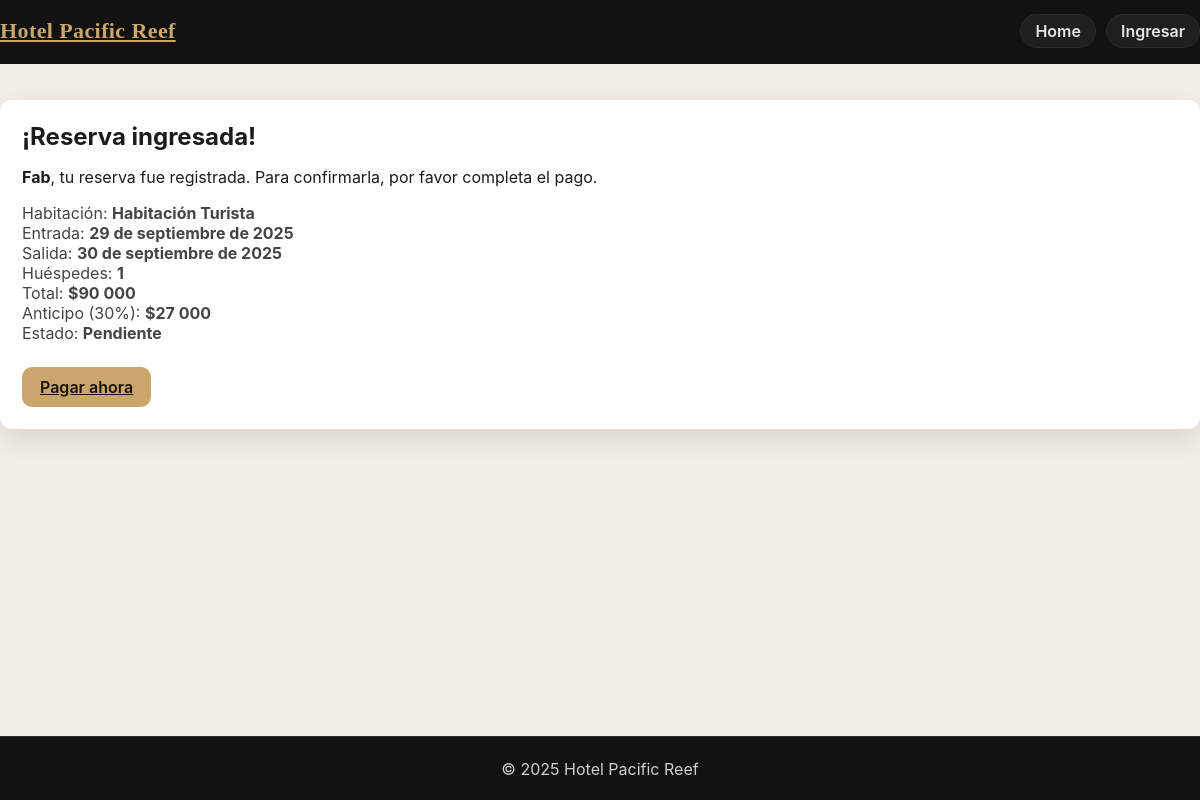
The page /confirmacion/1/ on the database its author committed.
### hotel/models.py (models this page shows, shortened)
class Reservation(models.Model):
    room = models.ForeignKey(Room, on_delete=models.PROTECT)
    check_in = models.DateField()
    check_out = models.DateField()
    guests = models.PositiveIntegerField(default=1)
    holder_name = models.CharField(max_length=120)
    holder_email = models.EmailField()
    total_amount = models.DecimalField(max_digits=12, decimal_places=0)
    created_at = models.DateTimeField(default=timezone.now)
    PAYMENT_STATUS = [
        ("pending", "Pendiente"),
        ("paid", "Pagado"),
        ("cancelled", "Cancelada"),
    ]
    payment_status = models.CharField(
        max_length=10, choices=PAYMENT_STATUS, default="pending"
    )
    @property
    def deposit_30(self):
        return (Decimal('0.30') * self.total_amount).quantize(Decimal('1'))

class Room(models.Model):
    name = models.CharField(max_length=120)
    category = models.CharField(max_length=80, blank=True)
    capacity = models.PositiveIntegerField(default=2)
    price_per_night = models.DecimalField(max_digits=10, decimal_places=0)  # CLP
    description = models.TextField(blank=True)
    is_active = models.BooleanField(default=True)

### hotel/views.py (the view)
# urls.py: path('confirmacion/<int:res_id>/', views.confirmation, name='confirmation'),
def confirmation(request, res_id):
    res = get_object_or_404(Reservation, pk=res_id)
    return render(request, "hotel/confirm.html", {"res": res})

### templates/hotel/confirm.html (shortened to what this page needs)
{% extends "base.html" %}
{% load humanize %}
{% block content %}
<div class="container" style="padding:36px 0">
  <div class="card" style="background:#fff;padding:22px;border-radius:12px;box-shadow:0 10px 30px rgba(0,0,0,.12)">
    {% if res.payment_status == "paid" %}
      <h2>¡Pago realizado con éxito!</h2>
      <p>Tu reserva quedó <b>confirmada</b>. Te esperamos 👋</p>
    {% else %}
      <h2>¡Reserva ingresada!</h2>
      <p>
        <b>{{ res.holder_name }}</b>, tu reserva fue registrada.
        Para confirmarla, por favor completa el pago.
      </p>
    {% endif %}
    <ul style="list-style:none;padding:0;margin:12px 0;color:#444">
      <li>Habitación: <b>{{ res.room.name }}</b></li>
      <li>Entrada: <b>{{ res.check_in }}</b></li>
      <li>Salida: <b>{{ res.check_out }}</b></li>
      <li>Huéspedes: <b>{{ res.guests }}</b></li>
      <li>Total: <b>${{ res.total_amount|intcomma }}</b></li>
      <li>Anticipo (30%): <b>${{ res.deposit_30|intcomma }}</b></li>
      <li>Estado: <b>{{ res.get_payment_status_display }}</b></li>
    </ul>
    {% if res.payment_status == "pending" %}
      <a class="btn btn--primary" href="{% url 'payment' res.id %}" style="margin-top:12px">Pagar ahora</a>
    {% else %}
      <a class="btn btn--ghost" href="{% url 'home' %}" style="margin-top:12px">Volver al inicio</a>
    {% endif %}
  </div>
</div>
{% endblock %}

### static/css/styles.css (style rules this page uses)
:root { --bg:#f3efe8; --ink:#1b1b1b; --muted:#6d6d6d; --brand:#c9a66b; --brand-ink:#1a1206; --panel:rgba(255,255,255,.82); --card-shadow: 0 10px 30px rgba(0,0,0,.12); --radius:16px; --topbar-h:64px; --footer-h:64px; }
* { box-sizing:border-box }
html,body { height:100% }
body { margin:0; color:var(--ink); background:var(--bg); font-family: Inter, system-ui, -apple-system, Segoe UI, Roboto, Arial, sans-serif; overflow-x:hidden; }
h1,h2 { margin:0 0 .6rem }
.container { max-width:1200px;margin:0 auto;padding:0 20px }
.card { border-radius:var(--radius);box-shadow:var(--card-shadow) }
.btn { border:0;cursor:pointer;border-radius:10px;font-weight:600;line-height:1; transition:.18s ease;display:inline-flex;align-items:center;justify-content:center }
.btn--primary { background:var(--brand);color:var(--brand-ink);padding:12px 18px }

### rows shown on the page
Reservation: holder_name "Fab", room.name "Habitación Turista", check_in "29 de septiembre de 2025", check_out "30 de septiembre de 2025", guests "1", total_amount "90 000", deposit_30 "27 000", payment_status "Pendiente"
